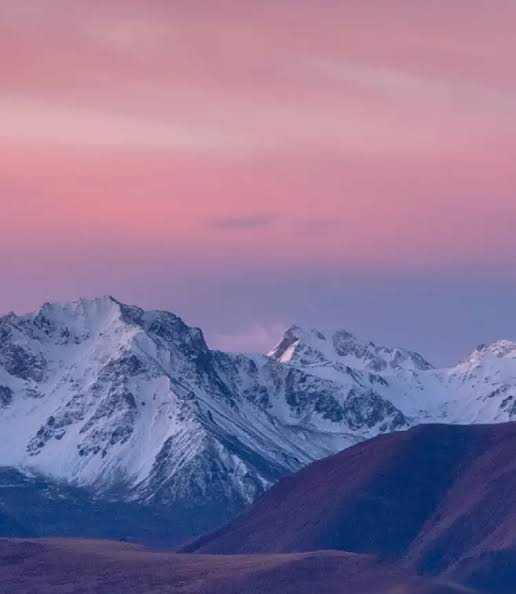
#> input picture original_image.jpg, 516 x 594 px
$ python image-processing-studio.py
#> lines starting #> are read from the running program, lines starting #| are printed output that depends on the picture
import PIL
from PIL import Image
import numpy as np
import ipywidgets
import os
# Prepopulated Imports - Inline Display
from IPython.display import display
from IPython.display import Image as Img

# Prepopulated Imports - Custom Script (all functions imported)
from image_data_functions import *

input_file = "original_image.jpg"

# Names of the files that will contain the modified images.
grayscale_file = "grayscale_image.png"
brightness_file = "brightness_image.png"
invert_file = "inverted_image.png"
stacked_file = "stacked_image.png"

# Controls how much the brightness is changed.
brightness_change = 40
def read_image_data(filename):
    """
    Opens an image and stores its pixel information in a 2D list.

    Each pixel is stored as a 1D list:
    [red, green, blue]

    The rows of pixels are stored in a 2D list.
    """
#> called with filename = 'original_image.jpg'

    # Open the image file.
    image_file = Image.open(filename)
#> image_file is the input picture: PIL image 516x594 RGB; mean R, G, B 135.8, 116.2, 151.1

    # Convert the image to RGB so every pixel has three channels.
    image_file = image_file.convert("RGB")

    # Store important information about the original image.
    image_width = image_file.width
#> image_width = 516
    image_height = image_file.height
#> image_height = 594
    image_mode = image_file.mode
#> image_mode = 'RGB'

    # Convert the image into a NumPy array.
    image_array = np.array(image_file)

    # Convert the NumPy array into nested Python lists.
    pixel_data = image_array.tolist()
#> pixel_data = 594 items

    # Close the image file after reading its information.
    image_file.close()

    # Return both the pixel data and image information.
    return pixel_data, image_width, image_height, image_mode

original_pixels, image_width, image_height, image_mode = read_image_data(
    input_file
)
#> original_pixels = 594 items; image_width = 516; image_height = 594; image_mode = 'RGB'

print("========================================")
print("        IMAGE PROCESSING STUDIO")
print("========================================")

print("Original file:", input_file)
print("Image width:", image_width, "pixels")
#| Image width: 516 pixels
print("Image height:", image_height, "pixels")
#| Image height: 594 pixels
print("Color mode:", image_mode)
#| Color mode: RGB
print("Color channels:", len(original_pixels[0][0]))
#| Color channels: 3
print("Total pixels:", image_width * image_height)
#| Total pixels: 306504

print("Original file:", input_file)
print("Image width:", image_width, "pixels")
#| Image width: 516 pixels
print("Image height:", image_height, "pixels")
#| Image height: 594 pixels
print("Color mode:", image_mode)
#| Color mode: RGB
print("Color channels:", len(original_pixels[0][0]))
#| Color channels: 3
print("Total pixels:", image_width * image_height)
#| Total pixels: 306504

file_size = os.path.getsize(input_file)
print("File size:", file_size, "bytes")

print("\nFirst pixel:")
print(original_pixels[0][0])
#| [190, 142, 158]

print("\nOriginal image:")

display(Img(filename=input_file))
def grayscale_image(pixel_data):
    """
    Converts an image into grayscale.

    This function uses nested loops to access every pixel
    in the 2D pixel list.
    """

    # Empty 2D list for the modified image.
    grayscale_pixels = []

    # Outer loop accesses each row.
    for row in pixel_data:

        # Create an empty list for the new row.
        new_row = []

        # Inner loop accesses each pixel.
        for pixel in row:

            # Pixel is a 1D list containing RGB values.
            red = pixel[0]
            green = pixel[1]
            blue = pixel[2]

            # Calculate a grayscale value.
            gray_value = (red + green + blue) // 3

            # Create a new grayscale RGB pixel.
            new_pixel = [
                gray_value,
                gray_value,
                gray_value
            ]

            # Add the new pixel to the row.
            new_row.append(new_pixel)

        # Add the completed row to the 2D list.
        grayscale_pixels.append(new_row)
#> after the loop, grayscale_pixels = 594 items

    return grayscale_pixels

grayscale_pixels = grayscale_image(original_pixels)
#> grayscale_pixels = 594 items

print("\n========================================")
print("GRAYSCALE RESULT")
print("========================================")

print("Original pixel:", original_pixels[0][0])
#| Original pixel: [190, 142, 158]
print("Grayscale pixel:", grayscale_pixels[0][0])
#| Grayscale pixel: [163, 163, 163]

def adjust_brightness(pixel_data, amount):
    """
    Changes the brightness of every RGB value.

    Positive values make the image brighter.
    Negative values make the image darker.

    Conditional statements prevent RGB values from
    becoming greater than 255 or less than 0.
    """
#> called with amount = 40

    # Empty 2D list for the modified image.
    brightness_pixels = []

    # Loop through every row.
    for row in pixel_data:

        # Create a new row.
        new_row = []

        # Loop through every pixel.
        for pixel in row:

            # Create a new 1D list for the pixel.
            new_pixel = []

            # Loop through each RGB channel.
            for channel_value in pixel:

                # Change the channel value.
                new_value = channel_value + amount

                # Decision-making prevents invalid RGB values.
                if new_value > 255:
                    new_value = 255

                elif new_value < 0:
                    new_value = 0

                # Add the corrected value to the pixel.
                new_pixel.append(new_value)

            # Add the modified pixel to the row.
            new_row.append(new_pixel)

        # Add the row to the 2D image list.
        brightness_pixels.append(new_row)
#> after the loop, brightness_pixels = 594 items

    return brightness_pixels

brightness_pixels = adjust_brightness(
    original_pixels,
    brightness_change
)
#> brightness_pixels = 594 items

print("\n========================================")
print("BRIGHTNESS RESULT")
print("========================================")

print("Brightness change:", brightness_change)
print("Original pixel:", original_pixels[0][0])
#| Original pixel: [190, 142, 158]
print("Brightness pixel:", brightness_pixels[0][0])
#| Brightness pixel: [230, 182, 198]

def invert_colors(pixel_data):
    """
    Inverts the RGB values of every pixel.

    The new value is calculated with:
    255 - original value
    """

    # Empty 2D list for the inverted image.
    inverted_pixels = []

    # Outer loop accesses each row.
    for row in pixel_data:

        # Create a new row.
        new_row = []

        # Inner loop accesses each pixel.
        for pixel in row:

            # Create a new pixel.
            new_pixel = []

            # Loop through each RGB channel.
            for channel_value in pixel:

                # Invert the color value.
                inverted_value = 255 - channel_value

                # Add the new value to the pixel.
                new_pixel.append(inverted_value)

            # Add the modified pixel to the row.
            new_row.append(new_pixel)

        # Add the row to the image.
        inverted_pixels.append(new_row)
#> after the loop, inverted_pixels = 594 items

    return inverted_pixels

inverted_pixels = invert_colors(original_pixels)
#> inverted_pixels = 594 items

print("\n========================================")
print("INVERTED RESULT")
print("========================================")

print("Original pixel:", original_pixels[0][0])
#| Original pixel: [190, 142, 158]
print("Inverted pixel:", inverted_pixels[0][0])
#| Inverted pixel: [65, 113, 97]

def reconstruct_image(pixel_data):
    """
    Converts a 2D list of RGB pixel data into a PIL image.
    """

    # Convert the 2D Python list into a NumPy array.
    image_array = np.array(pixel_data, dtype=np.uint8)
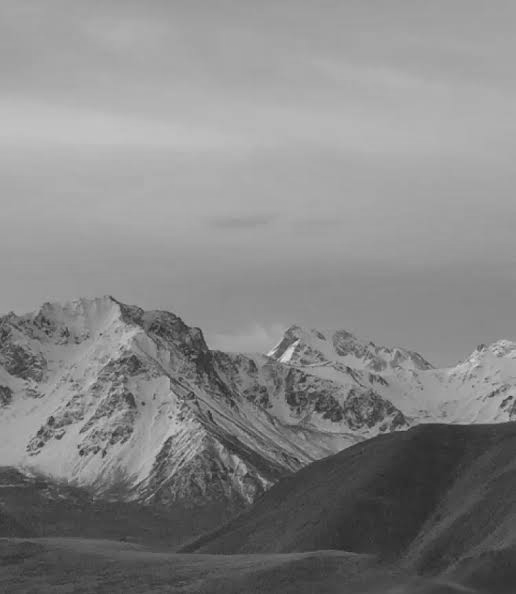
#> image_array: shape (594, 516, 3); min 41, max 224, mean 134

    # Convert the NumPy array into a PIL image.
    reconstructed_image = Image.fromarray(
        image_array,
        mode="RGB"
    )

    return reconstructed_image

def export_image(pixel_data, filename):
    """
    Reconstructs pixel data and saves the result as a PNG file.
    """

    # Reconstruct the image.
    reconstructed_image = reconstruct_image(pixel_data)

    # Export the reconstructed image.
    reconstructed_image.save(filename, format="PNG")

    # Close the reconstructed image file.
    reconstructed_image.close()

export_image(
    grayscale_pixels,
    grayscale_file
)

export_image(
    brightness_pixels,
    brightness_file
)
#> in reconstruct_image (call 2), `image_array = np.array(pixel_data, dtype=np.uint8)`:
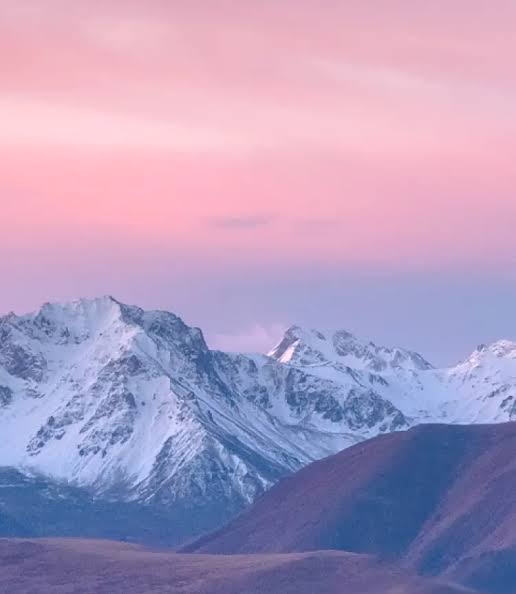
#> image_array: shape (594, 516, 3); mean of channels 0, 1, 2 175.6, 156.2, 191.1; drawn as R, G, B

export_image(
    inverted_pixels,
    invert_file
)
#> in reconstruct_image (call 3), `image_array = np.array(pixel_data, dtype=np.uint8)`:
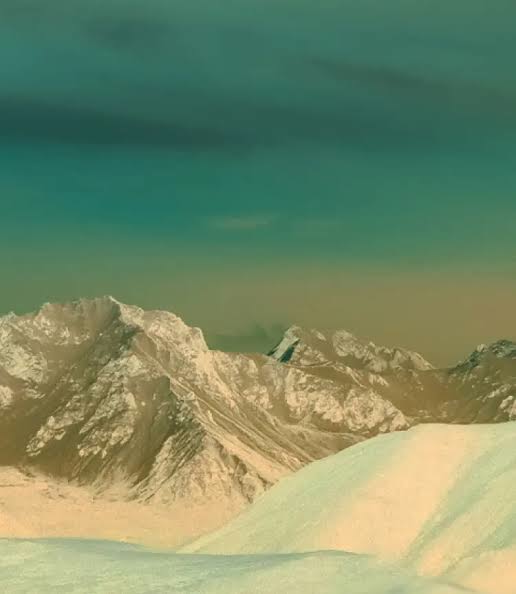
#> image_array: shape (594, 516, 3); mean of channels 0, 1, 2 119.2, 138.8, 103.9; drawn as R, G, B

print("\n========================================")
print("INDIVIDUAL MANIPULATIONS")
print("========================================")

print("\n1. GRAYSCALE")
display(Img(filename=grayscale_file))

print("\n2. BRIGHTNESS")
display(Img(filename=brightness_file))

print("\n3. COLOR INVERSION")
display(Img(filename=invert_file))

# Start with the original 2D pixel list.
stacked_pixels = original_pixels
#> stacked_pixels = 594 items

# First manipulation: grayscale.
stacked_pixels = grayscale_image(stacked_pixels)

# Second manipulation: brightness.
stacked_pixels = adjust_brightness(
    stacked_pixels,
    brightness_change
)

# Third manipulation: color inversion.
stacked_pixels = invert_colors(stacked_pixels)

export_image(
    stacked_pixels,
    stacked_file
)
#> in reconstruct_image (call 4), `image_array = np.array(pixel_data, dtype=np.uint8)`:
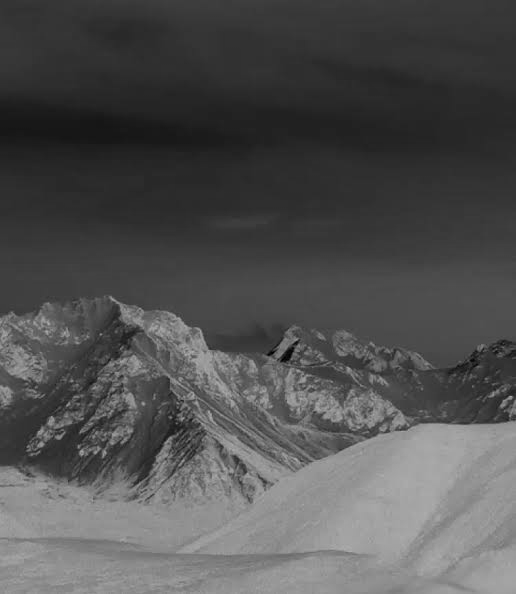
#> image_array: shape (594, 516, 3); min 0, max 174, mean 81

print("\n========================================")
print("STACKED MANIPULATIONS")
print("========================================")

print("Original")
print("   ↓")
print("Grayscale")
print("   ↓")
print("Brightness +", brightness_change)
print("   ↓")
print("Color Inversion")
print("   ↓")
print("Final Image")

display(Img(filename=stacked_file))

# This variable determines which effect the program selects.
selected_effect = "stacked"


# Start with the original image data.
selected_pixels = original_pixels
#> selected_pixels = 594 items


# Decide which manipulation to perform.
if selected_effect == "grayscale":

    selected_pixels = grayscale_image(
        selected_pixels
    )

elif selected_effect == "brightness":

    selected_pixels = adjust_brightness(
        selected_pixels,
        brightness_change
    )

elif selected_effect == "invert":

    selected_pixels = invert_colors(
        selected_pixels
    )

elif selected_effect == "stacked":

    selected_pixels = grayscale_image(
        selected_pixels
    )

    selected_pixels = adjust_brightness(
        selected_pixels,
        brightness_change
    )

    selected_pixels = invert_colors(
        selected_pixels
    )

else:

    print("Invalid effect selected.")
    selected_pixels = original_pixels

selected_file = "selected_effect.png"

export_image(
    selected_pixels,
    selected_file
)

print("\n========================================")
print("FINAL PROGRAM OUTPUT")
print("========================================")

print("Selected effect:", selected_effect)
print("Output file:", selected_file)

display(Img(filename=selected_file))

print("\n========================================")
print("PROJECT SUMMARY")
print("========================================")

print("Original image:", input_file)
print("Image dimensions:", image_width, "x", image_height)
#| Image dimensions: 516 x 594
print("Color mode:", image_mode)
#| Color mode: RGB

print("\nFiles created:")
print("-", grayscale_file)
print("-", brightness_file)
print("-", invert_file)
print("-", stacked_file)
print("-", selected_file)

print("\nImage processing complete!")
